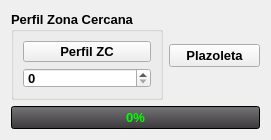
<?xml version="1.0" encoding="UTF-8"?>
<ui version="4.0">
 <class>C_PlazoletaZC</class>
 <widget class="QWidget" name="C_PlazoletaZC">
  <property name="geometry">
   <rect>
    <x>0</x>
    <y>0</y>
    <width>271</width>
    <height>140</height>
   </rect>
  </property>
  <property name="minimumSize">
   <size>
    <width>271</width>
    <height>140</height>
   </size>
  </property>
  <property name="maximumSize">
   <size>
    <width>271</width>
    <height>140</height>
   </size>
  </property>
  <property name="font">
   <font>
    <family>Tahoma</family>
    <pointsize>10</pointsize>
   </font>
  </property>
  <property name="windowTitle">
   <string>Form</string>
  </property>
  <layout class="QGridLayout" name="gridLayout">
   <item row="0" column="0">
    <layout class="QHBoxLayout" name="horizontalLayout">
     <item>
      <widget class="QGroupBox" name="groupBox">
       <property name="font">
        <font>
         <family>Tahoma</family>
         <pointsize>10</pointsize>
         <weight>75</weight>
         <bold>true</bold>
        </font>
       </property>
       <property name="title">
        <string>Perfil Zona Cercana</string>
       </property>
       <layout class="QGridLayout" name="gridLayout_2">
        <item row="0" column="0">
         <layout class="QVBoxLayout" name="verticalLayout">
          <item>
           <widget class="QPushButton" name="pB_PerfilZC">
            <property name="font">
             <font>
              <family>Tahoma</family>
              <pointsize>10</pointsize>
              <weight>75</weight>
              <bold>true</bold>
             </font>
            </property>
            <property name="text">
             <string>Perfil ZC</string>
            </property>
           </widget>
          </item>
          <item>
           <widget class="QSpinBox" name="spinBox">
            <property name="font">
             <font>
              <family>Tahoma</family>
              <pointsize>10</pointsize>
              <weight>75</weight>
              <bold>true</bold>
             </font>
            </property>
            <property name="maximum">
             <number>359</number>
            </property>
           </widget>
          </item>
         </layout>
        </item>
       </layout>
      </widget>
     </item>
     <item>
      <widget class="QPushButton" name="pB_Plazoleta">
       <property name="font">
        <font>
         <family>Tahoma</family>
         <pointsize>10</pointsize>
         <weight>75</weight>
         <bold>true</bold>
        </font>
       </property>
       <property name="text">
        <string>Plazoleta</string>
       </property>
      </widget>
     </item>
    </layout>
   </item>
   <item row="1" column="0">
    <widget class="QProgressBar" name="pBar_Progreso">
     <property name="palette">
      <palette>
       <active>
        <colorrole role="WindowText">
         <brush brushstyle="SolidPattern">
          <color alpha="255">
           <red>0</red>
           <green>255</green>
           <blue>0</blue>
          </color>
         </brush>
        </colorrole>
        <colorrole role="Button">
         <brush brushstyle="LinearGradientPattern">
          <gradient startx="0.000000000000000" starty="0.000000000000000" endx="0.000000000000000" endy="1.000000000000000" type="LinearGradient" spread="PadSpread" coordinatemode="ObjectBoundingMode">
           <gradientstop position="0.000000000000000">
            <color alpha="255">
             <red>117</red>
             <green>116</green>
             <blue>118</blue>
            </color>
           </gradientstop>
           <gradientstop position="1.000000000000000">
            <color alpha="255">
             <red>60</red>
             <green>57</green>
             <blue>61</blue>
            </color>
           </gradientstop>
          </gradient>
         </brush>
        </colorrole>
        <colorrole role="Text">
         <brush brushstyle="SolidPattern">
          <color alpha="255">
           <red>0</red>
           <green>255</green>
           <blue>0</blue>
          </color>
         </brush>
        </colorrole>
        <colorrole role="ButtonText">
         <brush brushstyle="SolidPattern">
          <color alpha="255">
           <red>0</red>
           <green>255</green>
           <blue>0</blue>
          </color>
         </brush>
        </colorrole>
        <colorrole role="Base">
         <brush brushstyle="LinearGradientPattern">
          <gradient startx="0.000000000000000" starty="0.000000000000000" endx="0.000000000000000" endy="1.000000000000000" type="LinearGradient" spread="PadSpread" coordinatemode="ObjectBoundingMode">
           <gradientstop position="0.000000000000000">
            <color alpha="255">
             <red>117</red>
             <green>116</green>
             <blue>118</blue>
            </color>
           </gradientstop>
           <gradientstop position="1.000000000000000">
            <color alpha="255">
             <red>60</red>
             <green>57</green>
             <blue>61</blue>
            </color>
           </gradientstop>
          </gradient>
         </brush>
        </colorrole>
        <colorrole role="Window">
         <brush brushstyle="LinearGradientPattern">
          <gradient startx="0.000000000000000" starty="0.000000000000000" endx="0.000000000000000" endy="1.000000000000000" type="LinearGradient" spread="PadSpread" coordinatemode="ObjectBoundingMode">
           <gradientstop position="0.000000000000000">
            <color alpha="255">
             <red>117</red>
             <green>116</green>
             <blue>118</blue>
            </color>
           </gradientstop>
           <gradientstop position="1.000000000000000">
            <color alpha="255">
             <red>60</red>
             <green>57</green>
             <blue>61</blue>
            </color>
           </gradientstop>
          </gradient>
         </brush>
        </colorrole>
        <colorrole role="Highlight">
         <brush brushstyle="SolidPattern">
          <color alpha="255">
           <red>85</red>
           <green>255</green>
           <blue>255</blue>
          </color>
         </brush>
        </colorrole>
       </active>
       <inactive>
        <colorrole role="WindowText">
         <brush brushstyle="SolidPattern">
          <color alpha="255">
           <red>0</red>
           <green>255</green>
           <blue>0</blue>
          </color>
         </brush>
        </colorrole>
        <colorrole role="Button">
         <brush brushstyle="LinearGradientPattern">
          <gradient startx="0.000000000000000" starty="0.000000000000000" endx="0.000000000000000" endy="1.000000000000000" type="LinearGradient" spread="PadSpread" coordinatemode="ObjectBoundingMode">
           <gradientstop position="0.000000000000000">
            <color alpha="255">
             <red>117</red>
             <green>116</green>
             <blue>118</blue>
            </color>
           </gradientstop>
           <gradientstop position="1.000000000000000">
            <color alpha="255">
             <red>60</red>
             <green>57</green>
             <blue>61</blue>
            </color>
           </gradientstop>
          </gradient>
         </brush>
        </colorrole>
        <colorrole role="Text">
         <brush brushstyle="SolidPattern">
          <color alpha="255">
           <red>0</red>
           <green>255</green>
           <blue>0</blue>
          </color>
         </brush>
        </colorrole>
        <colorrole role="ButtonText">
         <brush brushstyle="SolidPattern">
          <color alpha="255">
           <red>0</red>
           <green>255</green>
           <blue>0</blue>
          </color>
         </brush>
        </colorrole>
        <colorrole role="Base">
         <brush brushstyle="LinearGradientPattern">
          <gradient startx="0.000000000000000" starty="0.000000000000000" endx="0.000000000000000" endy="1.000000000000000" type="LinearGradient" spread="PadSpread" coordinatemode="ObjectBoundingMode">
           <gradientstop position="0.000000000000000">
            <color alpha="255">
             <red>117</red>
             <green>116</green>
             <blue>118</blue>
            </color>
           </gradientstop>
           <gradientstop position="1.000000000000000">
            <color alpha="255">
             <red>60</red>
             <green>57</green>
             <blue>61</blue>
            </color>
           </gradientstop>
          </gradient>
         </brush>
        </colorrole>
        <colorrole role="Window">
         <brush brushstyle="LinearGradientPattern">
          <gradient startx="0.000000000000000" starty="0.000000000000000" endx="0.000000000000000" endy="1.000000000000000" type="LinearGradient" spread="PadSpread" coordinatemode="ObjectBoundingMode">
           <gradientstop position="0.000000000000000">
            <color alpha="255">
             <red>117</red>
             <green>116</green>
             <blue>118</blue>
            </color>
           </gradientstop>
           <gradientstop position="1.000000000000000">
            <color alpha="255">
             <red>60</red>
             <green>57</green>
             <blue>61</blue>
            </color>
           </gradientstop>
          </gradient>
         </brush>
        </colorrole>
        <colorrole role="Highlight">
         <brush brushstyle="SolidPattern">
          <color alpha="255">
           <red>85</red>
           <green>255</green>
           <blue>255</blue>
          </color>
         </brush>
        </colorrole>
       </inactive>
       <disabled>
        <colorrole role="WindowText">
         <brush brushstyle="SolidPattern">
          <color alpha="255">
           <red>0</red>
           <green>255</green>
           <blue>0</blue>
          </color>
         </brush>
        </colorrole>
        <colorrole role="Button">
         <brush brushstyle="LinearGradientPattern">
          <gradient startx="0.000000000000000" starty="0.000000000000000" endx="0.000000000000000" endy="1.000000000000000" type="LinearGradient" spread="PadSpread" coordinatemode="ObjectBoundingMode">
           <gradientstop position="0.000000000000000">
            <color alpha="255">
             <red>117</red>
             <green>116</green>
             <blue>118</blue>
            </color>
           </gradientstop>
           <gradientstop position="1.000000000000000">
            <color alpha="255">
             <red>60</red>
             <green>57</green>
             <blue>61</blue>
            </color>
           </gradientstop>
          </gradient>
         </brush>
        </colorrole>
        <colorrole role="Text">
         <brush brushstyle="SolidPattern">
          <color alpha="255">
           <red>0</red>
           <green>255</green>
           <blue>0</blue>
          </color>
         </brush>
        </colorrole>
        <colorrole role="ButtonText">
         <brush brushstyle="SolidPattern">
          <color alpha="255">
           <red>0</red>
           <green>255</green>
           <blue>0</blue>
          </color>
         </brush>
        </colorrole>
        <colorrole role="Base">
         <brush brushstyle="LinearGradientPattern">
          <gradient startx="0.000000000000000" starty="0.000000000000000" endx="0.000000000000000" endy="1.000000000000000" type="LinearGradient" spread="PadSpread" coordinatemode="ObjectBoundingMode">
           <gradientstop position="0.000000000000000">
            <color alpha="255">
             <red>117</red>
             <green>116</green>
             <blue>118</blue>
            </color>
           </gradientstop>
           <gradientstop position="1.000000000000000">
            <color alpha="255">
             <red>60</red>
             <green>57</green>
             <blue>61</blue>
            </color>
           </gradientstop>
          </gradient>
         </brush>
        </colorrole>
        <colorrole role="Window">
         <brush brushstyle="LinearGradientPattern">
          <gradient startx="0.000000000000000" starty="0.000000000000000" endx="0.000000000000000" endy="1.000000000000000" type="LinearGradient" spread="PadSpread" coordinatemode="ObjectBoundingMode">
           <gradientstop position="0.000000000000000">
            <color alpha="255">
             <red>117</red>
             <green>116</green>
             <blue>118</blue>
            </color>
           </gradientstop>
           <gradientstop position="1.000000000000000">
            <color alpha="255">
             <red>60</red>
             <green>57</green>
             <blue>61</blue>
            </color>
           </gradientstop>
          </gradient>
         </brush>
        </colorrole>
        <colorrole role="Highlight">
         <brush brushstyle="SolidPattern">
          <color alpha="255">
           <red>10</red>
           <green>36</green>
           <blue>106</blue>
          </color>
         </brush>
        </colorrole>
       </disabled>
      </palette>
     </property>
     <property name="font">
      <font>
       <family>Tahoma</family>
       <pointsize>10</pointsize>
       <weight>75</weight>
       <bold>true</bold>
      </font>
     </property>
     <property name="value">
      <number>0</number>
     </property>
     <property name="alignment">
      <set>Qt::AlignCenter</set>
     </property>
    </widget>
   </item>
  </layout>
 </widget>
 <resources/>
 <connections/>
</ui>
